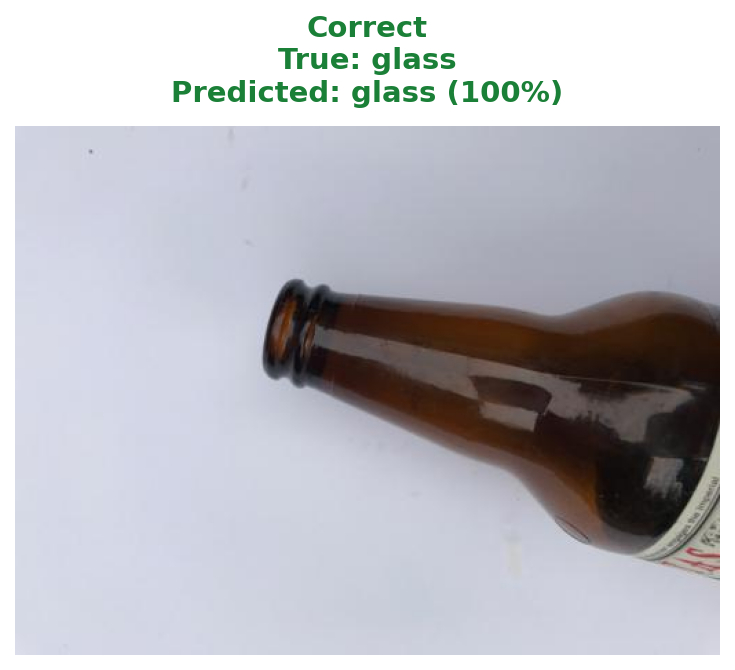
#> input picture runs/resnet18_raw_baseline/ppt_examples/correct/01_glass73_glass.png, 735 x 670 px
$ python -i contour_utils.py   (imports and definitions only)
#> lines starting #> are read from the running program, lines starting #| are printed output that depends on the picture; after the words box and inside, x2 and y2 are one past the last pixel; in counts of white or black regions, pixels touching at a corner belong together
#> further down, picture is the input picture: shape (670, 735, 3); mean B, G, R 193.9, 187.8, 187.5
"""Shared contour detection for preprocessing scripts."""

from __future__ import annotations

from pathlib import Path

import cv2


def detect_contours(
    bgr,
    blur_ksize: int = 5,
    canny_low: int = 50,
    canny_high: int = 150,
):
#> called with blur_ksize = 5, canny_low = 50, canny_high = 150
    gray = cv2.cvtColor(bgr, cv2.COLOR_BGR2GRAY)
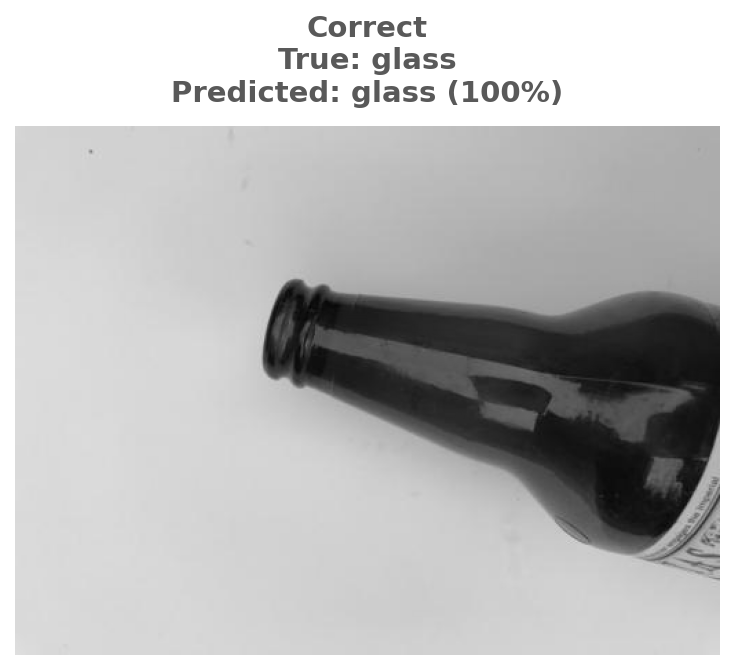
#> gray: shape (670, 735); min 2, max 255, mean 188.4
    blurred = cv2.GaussianBlur(gray, (blur_ksize, blur_ksize), 1.4)
    edges = cv2.Canny(blurred, canny_low, canny_high)
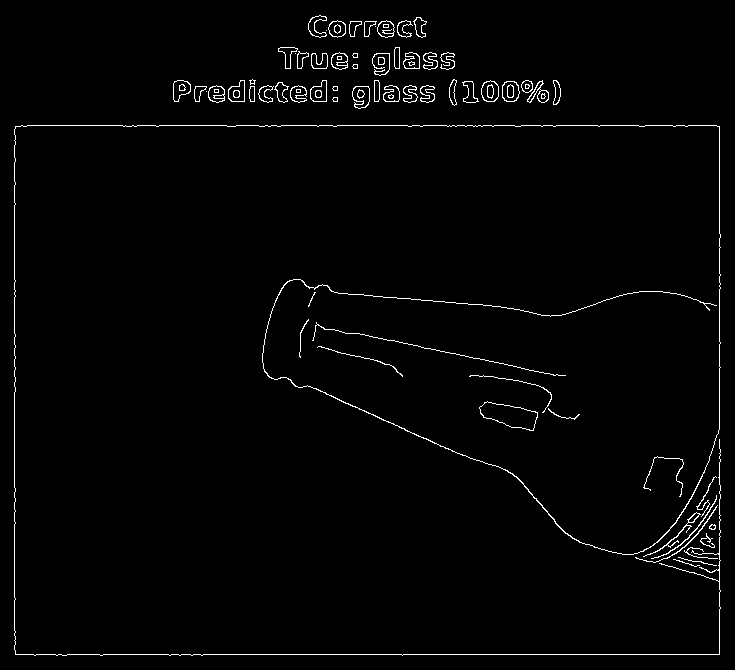
#> edges: shape (670, 735); 1.7% white in thin lines or dots
    contours, _ = cv2.findContours(edges, cv2.RETR_EXTERNAL, cv2.CHAIN_APPROX_SIMPLE)
#> contours = 65 contours, 22 with area under 20; largest, box (x1, y1, x2, y2) and area: (479, 401, 538, 431) 994, (352, 86, 370, 109) 298, (481, 80, 499, 102) 297, (502, 81, 520, 102) 293, (310, 80, 327, 102) 260
    return contours


def load_bgr(image_path: Path):
    bgr = cv2.imread(str(image_path))
    if bgr is None:
        raise FileNotFoundError(f"Could not read image: {image_path}")
    return bgr

>>> import cv2
>>> picture = cv2.imread('../runs/resnet18_raw_baseline/ppt_examples/correct/01_glass73_glass.png')
>>> result = detect_contours(picture)
#> result has the same summary as contours in detect_contours

$ run again, on runs/resnet18_raw_baseline/ppt_examples/correct/02_glass297_glass.png
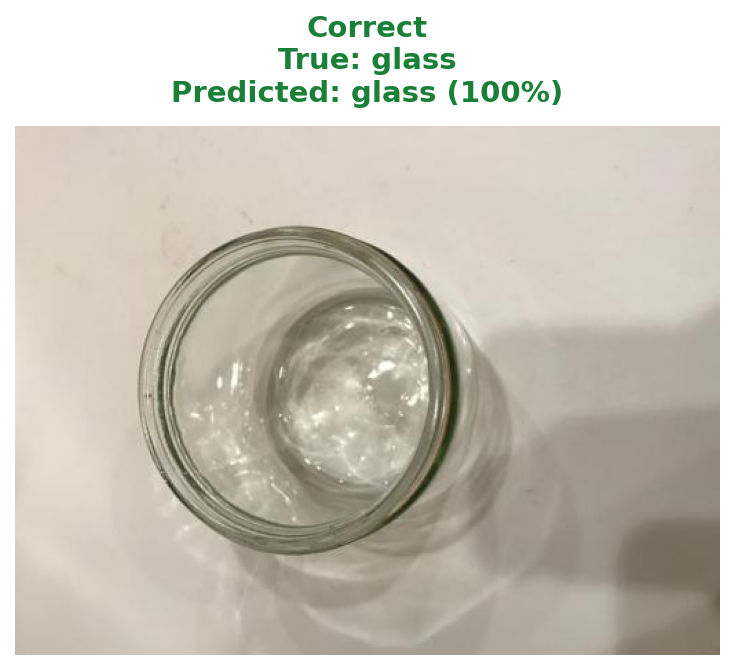
#> input picture runs/resnet18_raw_baseline/ppt_examples/correct/02_glass297_glass.png, 735 x 670 px
#> picture is the input picture: shape (670, 735, 3); mean B, G, R 185.6, 196, 201.5
#> in detect_contours, `gray = cv2.cvtColor(bgr, cv2.COLOR_BGR2GRAY)`:
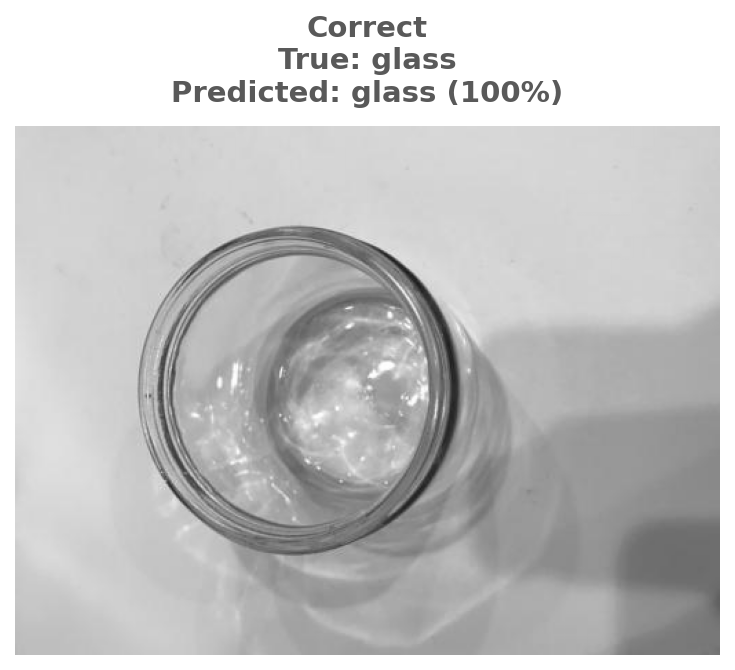
#> gray: shape (670, 735); min 27, max 255, mean 196.5
#> in detect_contours, `edges = cv2.Canny(blurred, canny_low, canny_high)`:
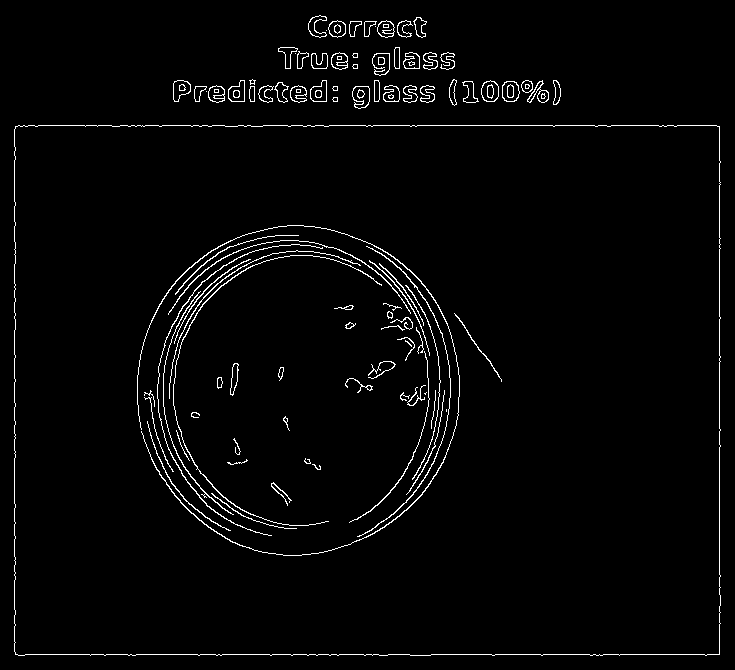
#> edges: shape (670, 735); 2.4% white in thin lines or dots
#> contours = 48 contours, 11 with area under 20; largest, box (x1, y1, x2, y2) and area: (14, 125, 721, 656) 372829, (352, 86, 370, 109) 298, (481, 80, 499, 102) 297, (502, 81, 520, 102) 293, (310, 80, 327, 102) 260
#> result has the same summary as contours in detect_contours
